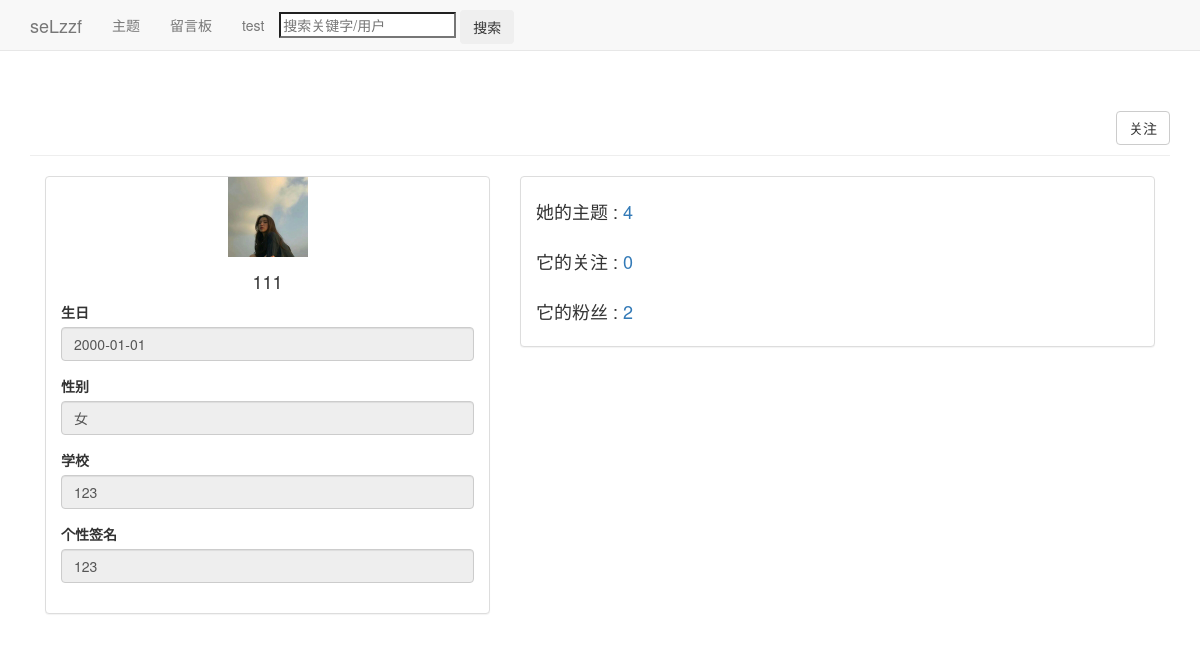
The app's page /users/userinfo/87/, older data.
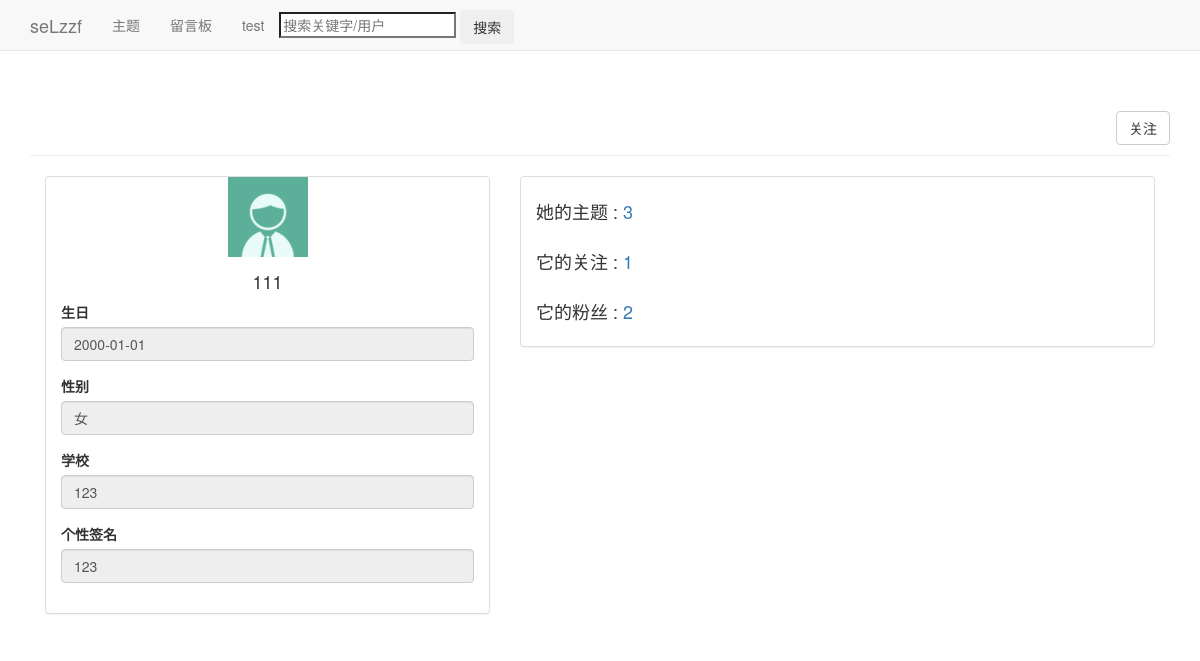
The same page, newer data.
### users/models.py (models this page shows, shortened)
class Userinfo(models.Model):
	user=models.OneToOneField(User)
	pic=models.ImageField(upload_to='images',default='images/default.jpg',verbose_name='头像',blank=True)
	sex=models.CharField('性别',max_length=2,choices=(
	('男','♂'),('女','♀')),blank=True)
	birthday=models.DateField('生日',default='2000-01-01',blank=True)
	school=models.TextField('学校',max_length=50,default='暂未设置所在学校')
	autograph=models.TextField('个性签名',max_length=50,default='暂未设置个性签名')

### users/views.py (the view)
# urls.py: url(r'^userinfo/(?P<user_id>\d+)/$',views.userinfo,name='userinfo'),
def userinfo(request,user_id):
	page_user=User.objects.get(id=user_id)
	themes=Theme.objects.filter(owner=page_user)
	page_userinfo=Userinfo.objects.get(user=page_user)
	info_read_form=UserProfileForm_read(instance=page_userinfo)
	followers=Follower.objects.filter(focus=page_user)
	focusers=Follower.objects.filter(follower=page_user)
	try:
		the_follower=Follower.objects.get(focus=page_user,follower=request.user)
	except:
		the_follower=False
	context={'page_user':page_user,'themes':themes,'page_userinfo':page_userinfo,'info_read_form':info_read_form,'followers':followers,'the_follower':the_follower,'focusers':focusers}
	return render(request,'users/userinfo.html',context)

### users/forms.py
class UserProfileForm_read(ModelForm):
	class Meta:
		model=Userinfo
		fields=['birthday','sex','school','autograph']
		widgets={
			'birthday':TextInput(attrs={'readonly':'readonly'}),
			'sex':TextInput(attrs={'readonly':'readonly'}),
			'school':TextInput(attrs={'readonly':'readonly'}),
			'autograph':TextInput(attrs={'readonly':'readonly'}),
		}

### blog/context_processor.py (called while the page is built)
def request_userinfo(request):
	user=request.user
	try:
		request_userinfo=Userinfo.objects.get(user=user)
		return {'request_userinfo':request_userinfo}
	except:
		return {'request_userinfo':'请登录.'}

### users/templates/users/userinfo.html (shortened to what this page needs)
{% extends "blogs/base.html" %}
{% load bootstrap3 %}
{% block header %}
{% if user == page_user %}
  <p style="margin-bottom:1px " align="right">
    <a href="{% url 'users:alterinfo' %}"><button class="btn btn-default">修改信息</button></a>
  </p>
{% else %}
  <p style="margin-bottom:1px " align="right">
      <a href="{% url 'users:follow' page_user.id %}">
	    {% if the_follower in followers %}
	    <button class="btn btn-default">取消关注</button>
	    {% else %}
	    <button class="btn btn-default">关注</button>
	    {% endif %}
	  </a>
  </p>
{% endif %}
{% endblock header %}
{% block content %}
<div class="col-md-5">
  <div class='panel panel-default'>
    <div style="border:1px padding:2px" class='text-center'>
	  <img src="{{ page_userinfo.pic.url }}" alt='pic' height="80" width="80" />
    </div>
	<div class='panel-body'>
	  <div>
	    <h4 class='text-center' style="margin-top: 0px;">{{page_user.username}}</h4>
	  </div>
	  <form method='post' class='form' enctype="multipart/form-data">
        {% bootstrap_form info_read_form %}
      </form>
    </div>
  </div>
</div>
<div class="col-md-7">
  <div class='panel panel-default'>
    <h4>
    <div class='panel-body'>
	  {% if page_userinfo.sex == '男' %}他{% else %}她{% endif %}的主题 : <a href="{% url 'blogs:themes' page_user.id %}" >{{ themes.count }}</a>
    </div>
	<div class='panel-body'>
	  它的关注 : <a href="{% url 'users:ff_list' page_user.id %}?f=focusers">{{ focusers.count }}</a>
    </div>
	<div class='panel-body'>
	  它的粉丝 : <a href="{% url 'users:ff_list' page_user.id %}?f=followers">{{ followers.count }}</a>
    </div>
	</h4>
  </div>
</div>
{% endblock content %}

### blogs/templates/blogs/base.html (shortened to what this page needs)
{% load bootstrap3 %}
{% load static %}
<!DOCTYPE html>
<html lang='en'>
<head>
  {% bootstrap_css %}
</head>
<body>
  <nav class='navbar navbar-default navbar-static-top'>
    <div class='container'>
	  <div class='navbar-header'>
	    <a class='navbar-brand' href="{% url 'blogs:index' %}">seLzzf</a>
	  </div>
	  <div id='navbar' class='navbar-collapse collapse'>
	    <ul class='nav navbar-nav'>
		  <li><a href="{% url 'blogs:themes' page_user.id %}">主题</a></li>
		  <li><a href="{% url 'message:message' page_user.id %}">留言板</a></li>
		  <li><a href="{% url 'blogs:test' %}">test</a></li>
		  <li style='margin-top:10px' class='search'>
		    <form method='post' action="{% url 'blogs:search' %}">
		    <input name='search' type='search' placeholder='搜索关键字/用户'>
		    <input class='btn' type='submit' value='搜索'>
		    </form>
		  </li>
		</ul>
	  </div>
	</div>
  </nav>
  <div class='container'>
    <div class='page-header'>
      {% block header %}{% endblock header %}
    </div>
    <div>
      {% block content %}{% endblock content %}
	</div>
  </div>
</body>
</html>

Row changes from the older to the newer data that the page shows:
changed Userinfo: pic: picture removed, a placeholder shows
Text that changed along with them:
{{ themes.count }}: "4" → "3"
{{ focusers.count }}: "0" → "1"
